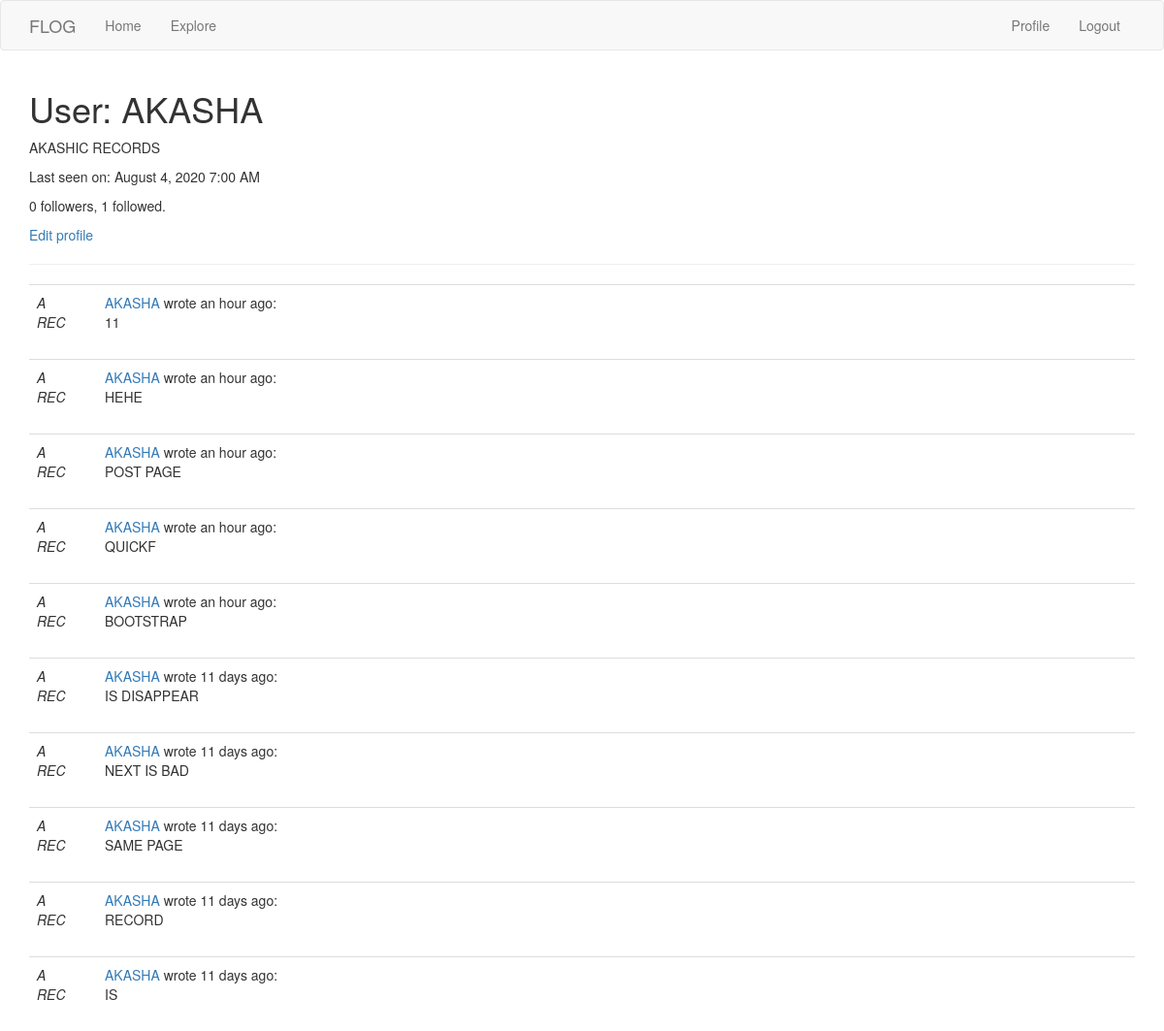
Page /user/AKASHA (signed in) on the earlier database version.
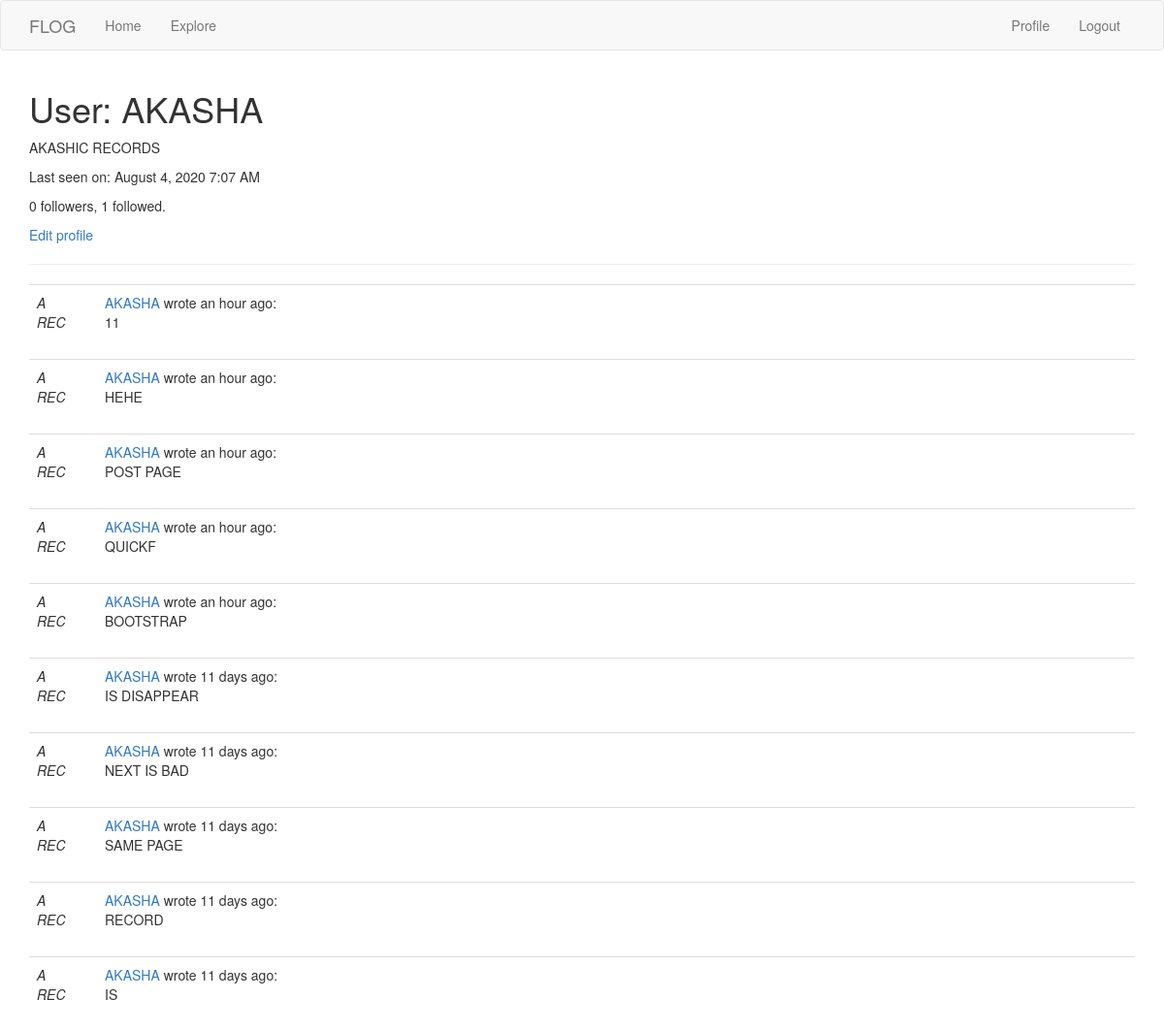
Same page on the later database version.
### app/models.py (models this page shows, shortened)
class User(UserMixin, db.Model):
    id = db.Column(db.Integer, primary_key=True)
    username = db.Column(db.String(64), index=True, unique=True)
    email = db.Column(db.String(128), index=True, unique=True)
    password_hash = db.Column(db.String(128))
    about_me = db.Column(db.String(256))
    last_seen = db.Column(db.DateTime, default=datetime.utcnow)
    posts = db.relationship('Post', backref='author', lazy='dynamic')
    followed = db.relationship(
        'User', secondary=followers,
        primaryjoin=(followers.c.follower_id == id),
        secondaryjoin=(followers.c.followed_id == id),
        backref=db.backref('followers', lazy='dynamic'), lazy='dynamic')

### app/routes.py (the view)
@app.route('/user/<username>')
@login_required
def user(username):
    user = User.query.filter_by(username=username).first_or_404()
    page = request.args.get('page', 1, type=int)
    posts = user.posts.order_by(Post.timestamp.desc()).paginate(page, app.config['POSTS_PER_PAGE'], False)
    next_url = prev_url = None
    if posts.has_next:
        next_url = url_for('user', username=user.username, page=posts.next_num)
    if posts.has_prev:
        prev_url = url_for('user', username=user.username, page=posts.prev_num)
    form = FollowForm()
    return render_template('user.html', user=user, posts=posts.items, form=form,
                            next_url=next_url, prev_url=prev_url)

### app/models.py (called while the page is built)
@login.user_loader
def load_user(id):
    return User.query.get(int(id))

### app/routes.py (called while the page is built)
@app.before_request
def before_request():
    if current_user.is_authenticated:
        current_user.last_seen = datetime.utcnow()
        db.session.commit()

### app/templates/user.html (shortened to what this page needs)
{% extends "base.html" %}
{% block app_content %}
    <h1>User: {{ user.username }}</h1>
    {% if user.about_me %}<p>{{ user.about_me }}</p>{% endif %}
    {% if user.last_seen %}
    <p>Last seen on: {{ moment(user.last_seen).format('LLL') }}</p>
    {% endif %}
    <p>{{ user.followers.count() }} followers, {{ user.followed.count() }} followed.</p>
    {% if user == current_user %}
    <p><a href="{{ url_for('edit_profile') }}">Edit profile</a></p>
    {% endif %}
    <hr>
    {% for post in posts %}
        {% include "_post.html" %}
    {% endfor %}
{% endblock %}

Differences in the rows shown:
changed User "AKASHA": last_seen "August 4, 2020 7:00 AM" → "August 4, 2020 7:07 AM"
